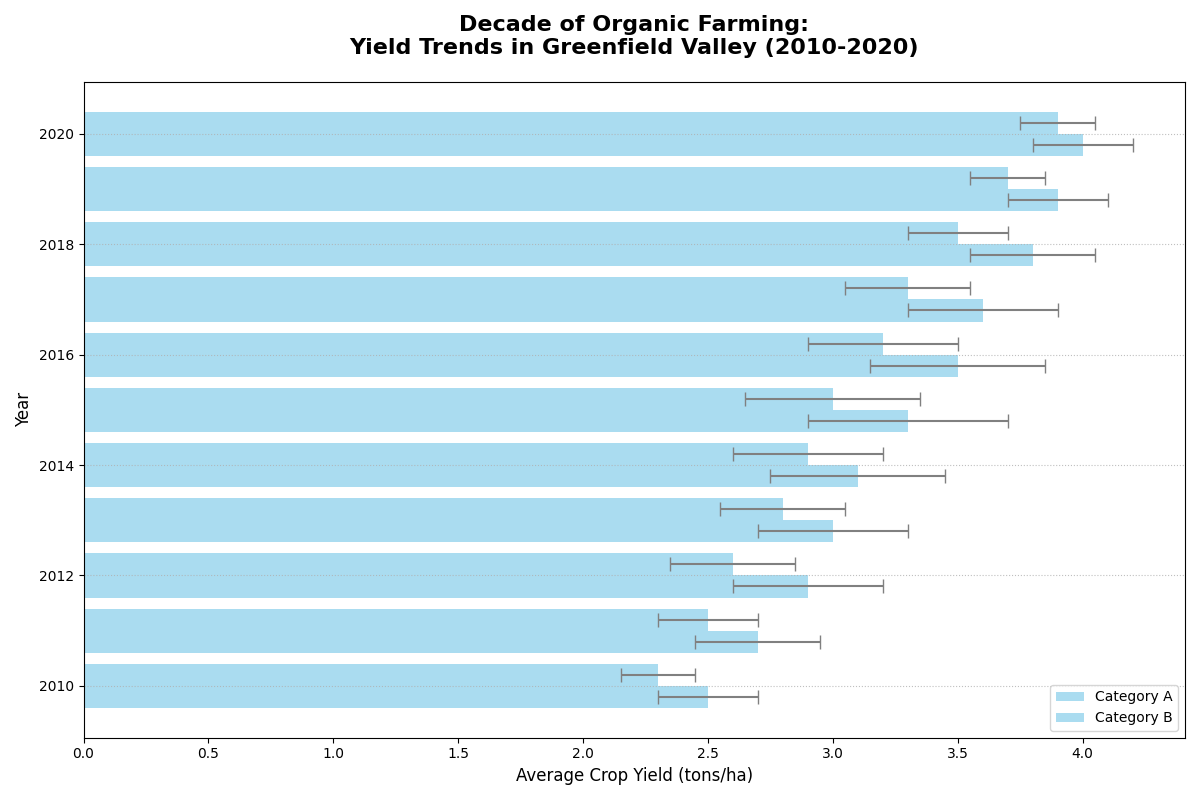

The Python source for this figure:
import matplotlib.pyplot as plt
import numpy as np

years = np.arange(2010, 2021)

average_yields_A = np.array([2.5, 2.7, 2.9, 3.0, 3.1, 3.3, 3.5, 3.6, 3.8, 3.9, 4.0])
average_yields_B = np.array([2.3, 2.5, 2.6, 2.8, 2.9, 3.0, 3.2, 3.3, 3.5, 3.7, 3.9])
error_margins_A = np.array([0.2, 0.25, 0.3, 0.3, 0.35, 0.4, 0.35, 0.3, 0.25, 0.2, 0.2])
error_margins_B = np.array([0.15, 0.2, 0.25, 0.25, 0.3, 0.35, 0.3, 0.25, 0.2, 0.15, 0.15])

plt.figure(figsize=(12, 8))
plt.barh(
    years - 0.2, 
    average_yields_A, 
    xerr=error_margins_A, 
    height=0.4, 
    capsize=5, 
    color='skyblue', 
    ecolor='gray', 
    alpha=0.7,
    label='Category A'
)
plt.barh(
    years + 0.2, 
    average_yields_B, 
    xerr=error_margins_B, 
    height=0.4, 
    capsize=5, 
    color='skyblue', 
    ecolor='gray', 
    alpha=0.7,
    label='Category B'
)

plt.title('Decade of Organic Farming:\nYield Trends in Greenfield Valley (2010-2020)', fontsize=16, fontweight='bold', pad=20)
plt.ylabel('Year', fontsize=12)
plt.xlabel('Average Crop Yield (tons/ha)', fontsize=12)

plt.grid(linestyle=':', alpha=0.8, axis='y')
plt.legend(loc='lower right', fontsize=10)

plt.tight_layout()
plt.show()
